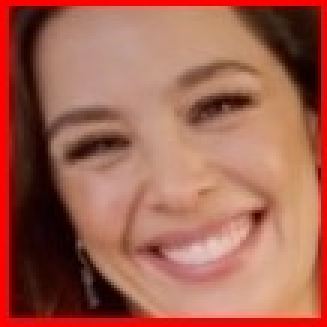
#> input picture DataSet/Azra Akin-eksik/1.jpg, 109 x 109 px (shown 3 times larger); its folder holds only this picture in this run
$ python detect.py
#> lines starting #> are read from the running program, lines starting #| are printed output that depends on the picture; after the words box and inside, x2 and y2 are one past the last pixel; in counts of white or black regions, pixels touching at a corner belong together
import cv2

# Read the input image

i=1

while(i<21):

    image_count=i
    image_name=str(image_count)+".jpg"
    img = cv2.imread(image_name)
#> img is the input picture: shape (109, 109, 3); mean B, G, R 81.3, 98.3, 163

    # Convert into grayscale
    gray = cv2.cvtColor(img, cv2.COLOR_BGR2GRAY)
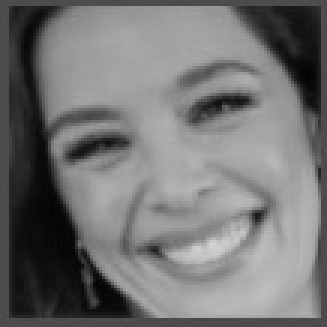
#> gray: shape (109, 109) (shown 3 times larger); min 4, max 211, mean 115.7

    # Load the cascade
    face_cascade = cv2.CascadeClassifier(cv2.data.haarcascades + "haarcascade_frontalface_default.xml")

    # Detect faces
    faces = face_cascade.detectMultiScale(gray, 1.1, 4)
#> faces = [[5, 7, 96, 96]]

    # Draw rectangle around the faces and crop the faces
    for (x, y, w, h) in faces:
        detect_count=1
        cv2.rectangle(img, (x, y), (x+w, y+h), (0, 0, 255), 2)
        faces = img[y:y + h, x:x + w]
        cv2.imshow("face",faces)
        cv2.imwrite("azraakin-"+str(detect_count)+image_name, faces)
        detect_count+=1
#> this loop made 1 pass
#> (x, y, w, h, detect_count) on pass 1: (5, 7, 96, 96, 2)
#> pass 1, `faces = img[y:y + h, x:x + w]`:
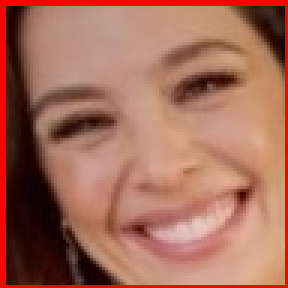
#> faces: shape (96, 96, 3) (shown 3 times larger); mean B, G, R 90, 107.5, 166.9
#> after the loop:
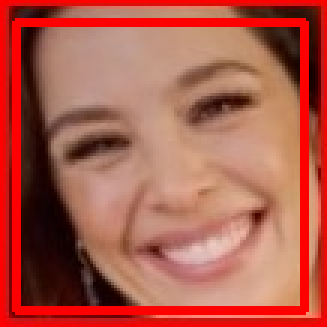
#> img: shape (109, 109, 3) (shown 3 times larger); 9.66% of pixels changed, all inside (x1, y1, x2, y2) = (4, 6, 103, 105)
    i+=1
